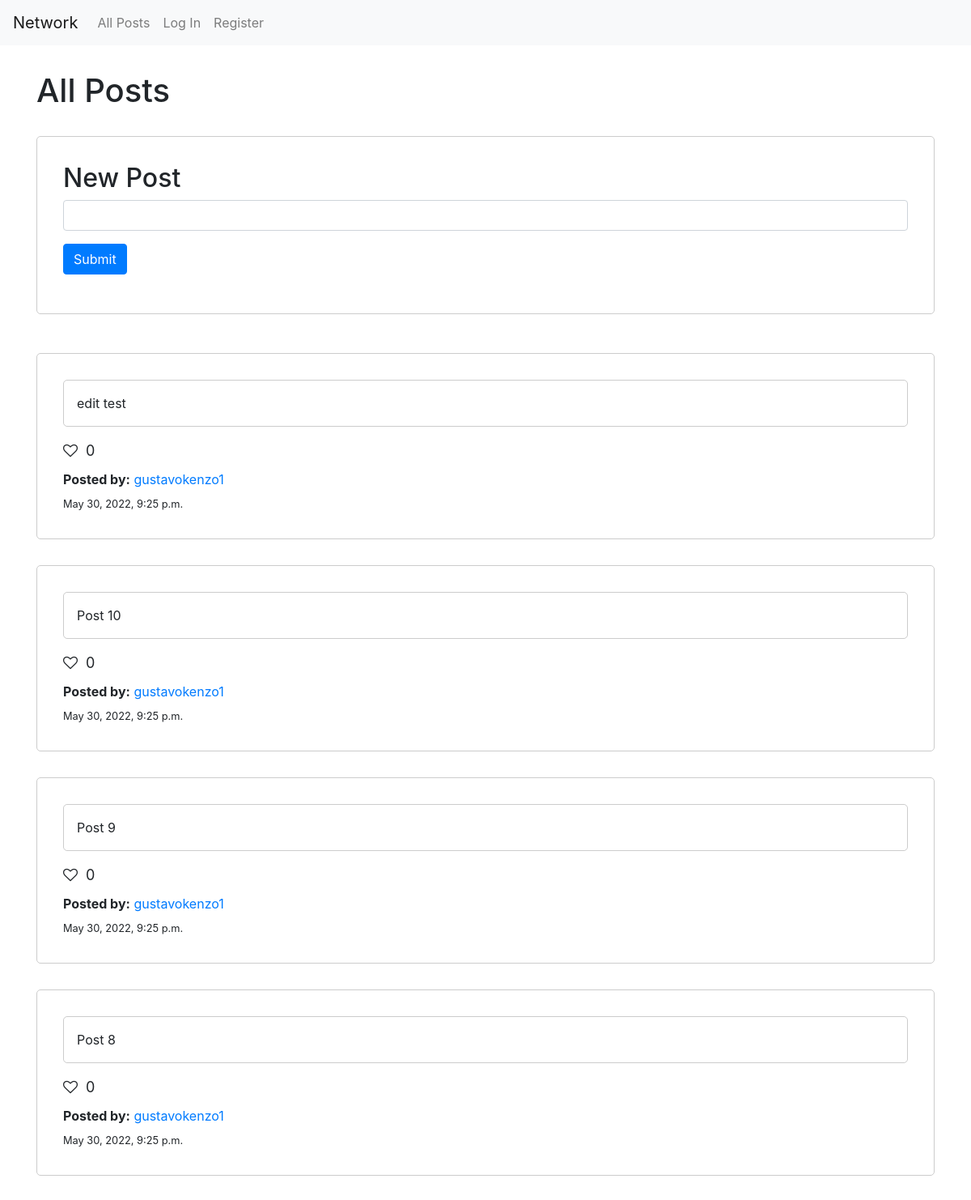
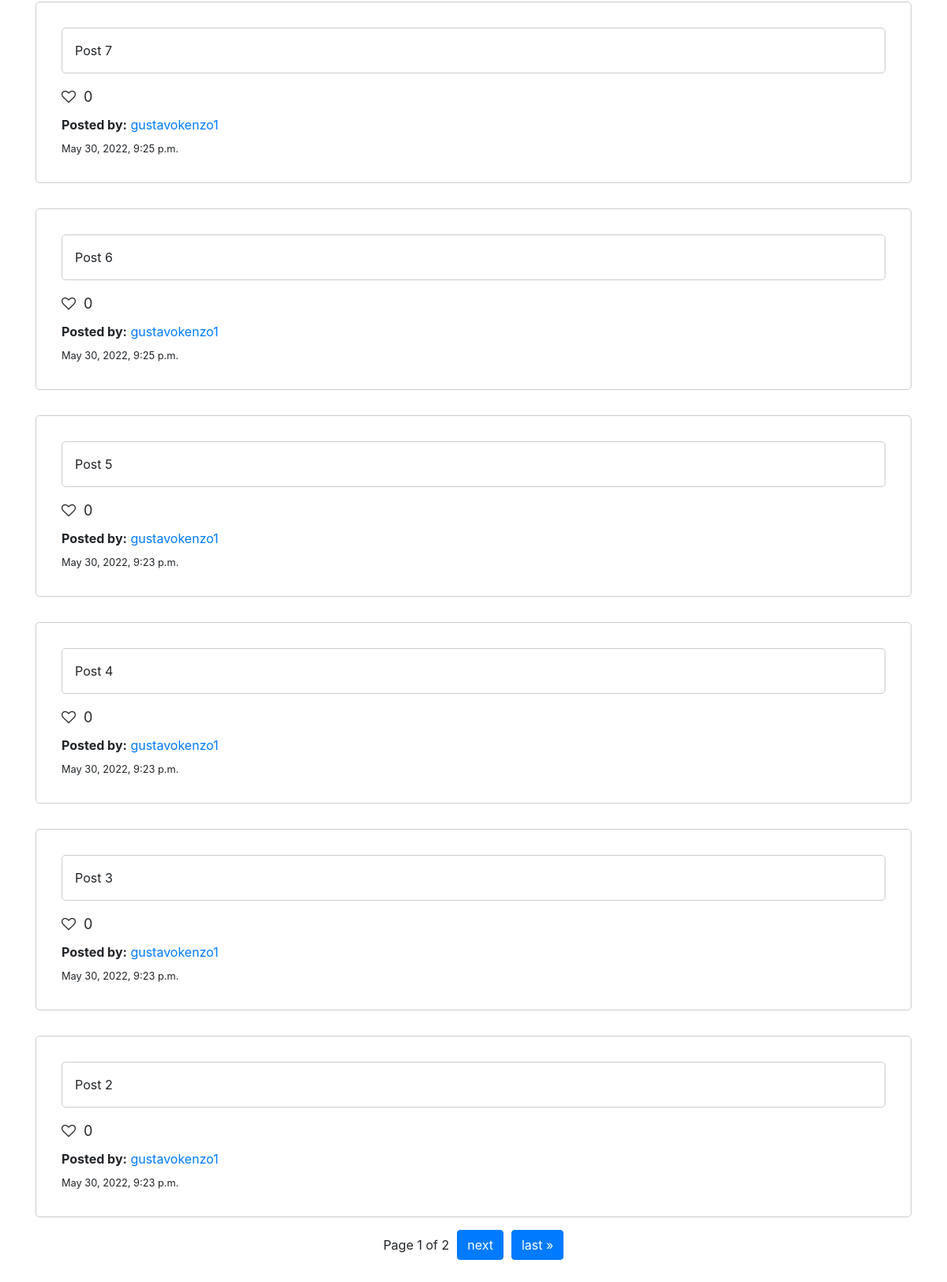
Before: / with the older database file (2 pictures, top to bottom).
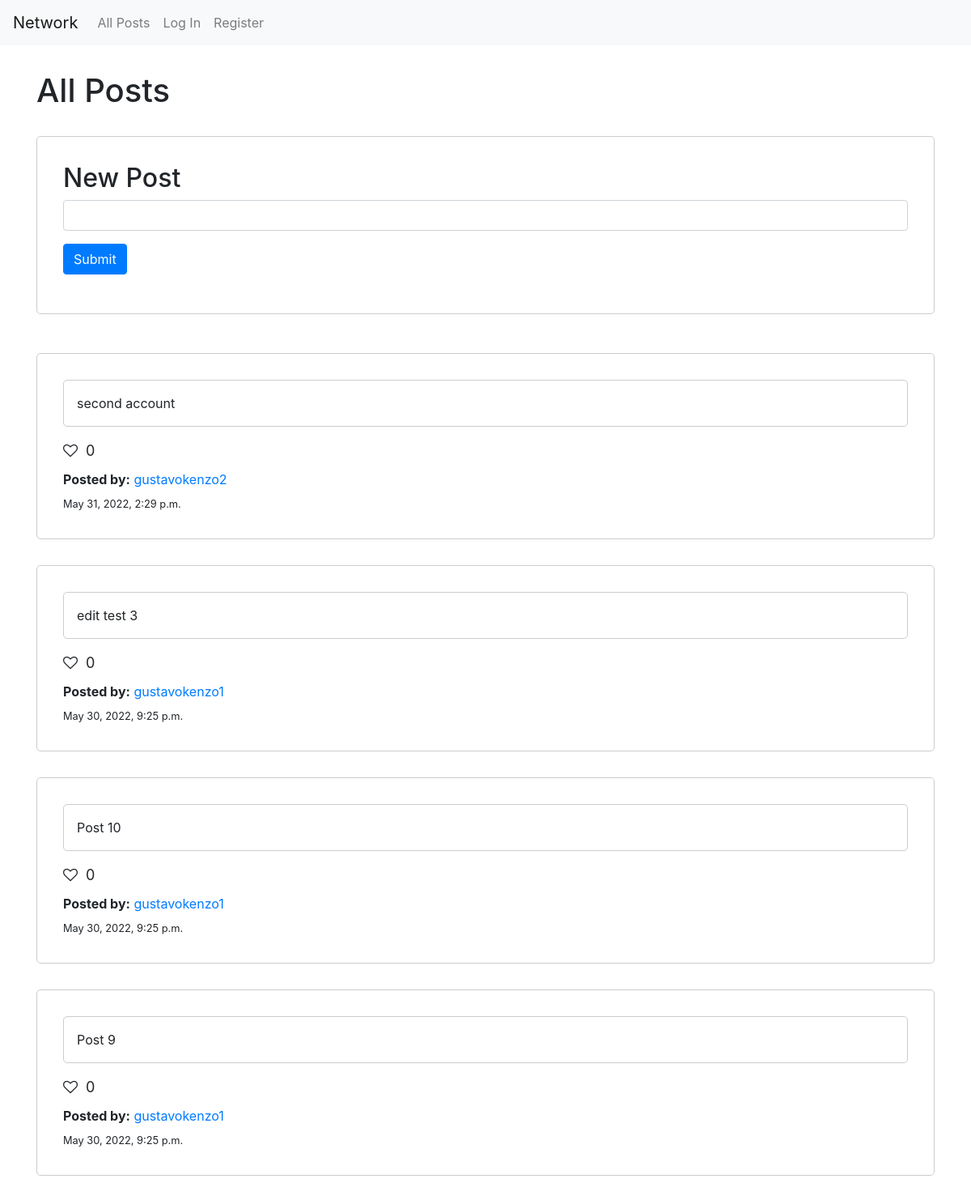
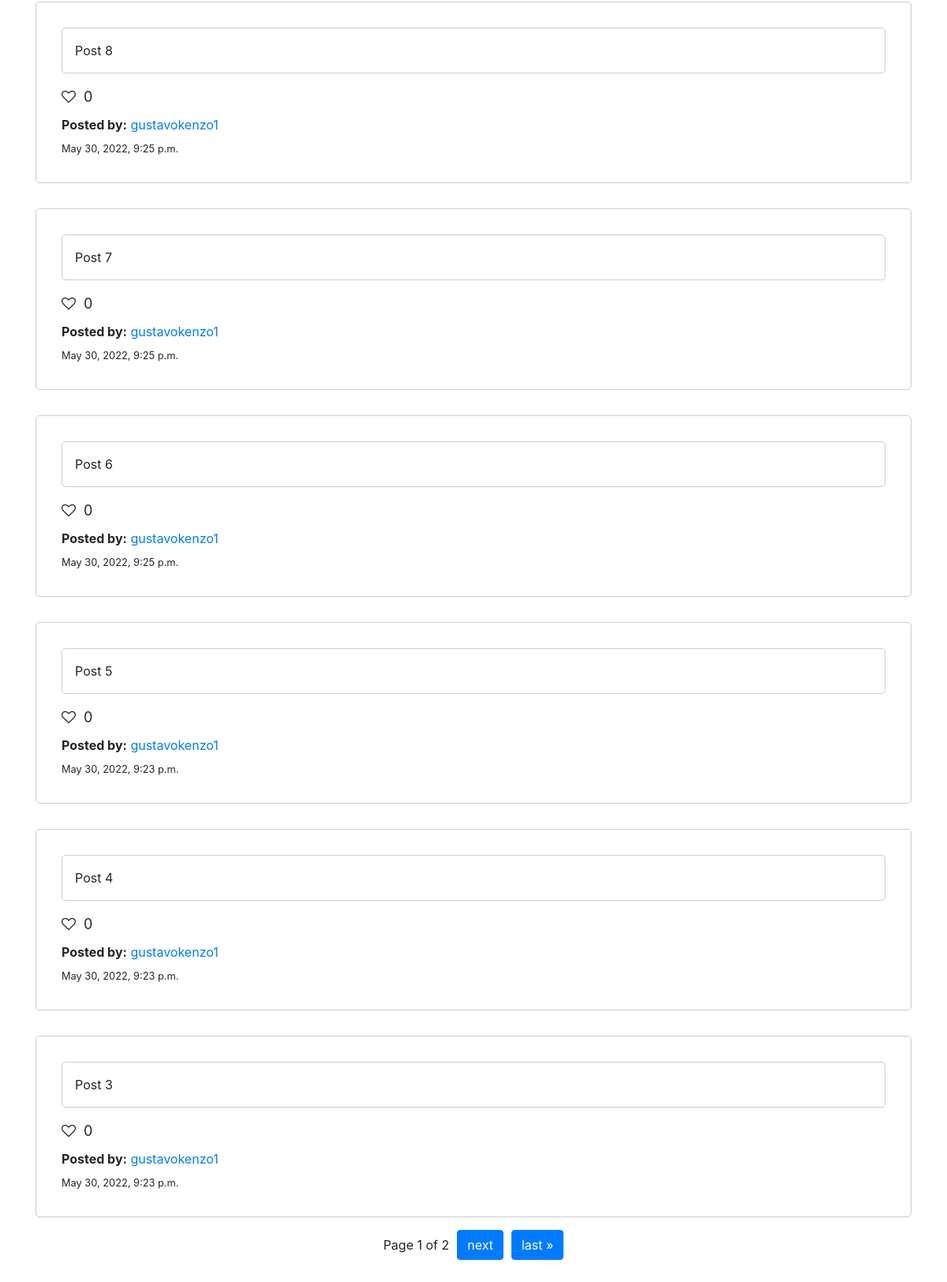
After: the same page with the newer database file (2 pictures, top to bottom).
### network/models.py (models this page shows, shortened)
class Post(models.Model):
    user = models.ForeignKey(
        "User", on_delete=models.CASCADE, related_name="posts")
    text = models.TextField()
    timestamp = models.DateTimeField(auto_now_add=True)

class User(AbstractUser):
    pass

### network/views.py (the view)
# urls.py: path("", views.index, name="index"),
def index(request):
    posts = Post.objects.all().order_by("-timestamp").values()
    for post in posts:
        post["user"] = User.objects.get(id=post["user_id"])
        post["likes"] = Like.objects.filter(
            post=Post.objects.get(id=post["id"])).count()
    paginator = Paginator(posts, 10)
    page = request.GET.get('page')
    page_obj = paginator.get_page(page)
    return render(request, "network/index.html", {
        "posts": page_obj,
        "type": "All Posts"
    })

### network/templates/network/index.html (shortened to what this page needs)
{% extends "network/layout.html" %}
{% block body %}
    <div class="container">
        <h1 class="title">{{ type }}</h1>
        {% if not type == "People You Follow" %}
            <div class="newPostContainer">
                <h2>New Post</h2>
                <form id="submit-form">
                    <div class="form-group">
                        <input id="submit-post-text" class="form-control" type="text">
                    </div>
                    <div class="form-group">
                        <input id="submit-post" class="btn btn-primary" type="submit">
                    </div>
                </form>
            </div>
        {% endif %}
        <div class="latestPosts">
            {% for post in posts %}
            <div id="{{post.id}}" class="postContainer">
                <div class="postText">
                    <div class="text">
                        {{post.text}}
                    </div>
                </div>
                <div class="postInfo">
                    <div class="postLikes">
                        <i id="likeIcon" class="fa fa-solid fa-heart-o" style="margin-right: 5px;"></i> 0
                    </div>
                    <div class="postUser">
                        <strong>Posted by:</strong>
                        <a href="/profile/{{post.user.username}}">
                            {{post.user.username}}
                        </a>
                    </div>
                    <div class="postTimestamp">
                        <small>
                        {{post.timestamp}}
                        </small>
                    </div>
                </div>
              </div>
            {% endfor %}
        </div>
        <div class="step-links">
            <span class="current">
                Page {{ posts.number }} of {{ posts.paginator.num_pages }}
            </span>
            {% if posts.has_next %}
                <a href="?page={{ posts.next_page_number }}">
                    <button class="btn btn-primary">
                        next
                    </button>
                </a>
                <a href="?page={{ posts.paginator.num_pages }}">
                    <button class="btn btn-primary">
                        last &raquo;
                    </button>
                </a>
            {% endif %}
        </div>
    </div>
{% endblock %}

Changed rows visible on the page:
no longer on this page (row unchanged): Post: text "Post 2", user.username "gustavokenzo1", timestamp "May 30, 2022, 9:23 p.m."
added Post: text "second account", user.username "gustavokenzo2", timestamp "May 31, 2022, 2:29 p.m."
changed Post: text "edit test" → "edit test 3"
